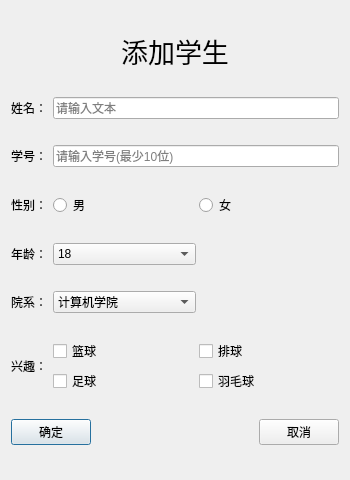
<?xml version="1.0" encoding="UTF-8"?>
<ui version="4.0">
 <class>addStu</class>
 <widget class="QDialog" name="addStu">
  <property name="geometry">
   <rect>
    <x>0</x>
    <y>0</y>
    <width>350</width>
    <height>480</height>
   </rect>
  </property>
  <property name="windowTitle">
   <string>添加学生</string>
  </property>
  <layout class="QVBoxLayout" name="verticalLayout">
   <item>
    <widget class="QLabel" name="label">
     <property name="sizePolicy">
      <sizepolicy hsizetype="Preferred" vsizetype="Fixed">
       <horstretch>0</horstretch>
       <verstretch>0</verstretch>
      </sizepolicy>
     </property>
     <property name="font">
      <font>
       <family>文泉驿微米黑</family>
       <pointsize>20</pointsize>
      </font>
     </property>
     <property name="text">
      <string>添加学生</string>
     </property>
     <property name="alignment">
      <set>Qt::AlignCenter</set>
     </property>
    </widget>
   </item>
   <item>
    <layout class="QHBoxLayout" name="horizontalLayout" stretch="1,8">
     <item>
      <widget class="QLabel" name="label_2">
       <property name="text">
        <string>姓名：</string>
       </property>
      </widget>
     </item>
     <item>
      <widget class="QLineEdit" name="le_name">
       <property name="echoMode">
        <enum>QLineEdit::Normal</enum>
       </property>
       <property name="placeholderText">
        <string>请输入文本</string>
       </property>
       <property name="clearButtonEnabled">
        <bool>false</bool>
       </property>
      </widget>
     </item>
    </layout>
   </item>
   <item>
    <layout class="QHBoxLayout" name="horizontalLayout_2" stretch="1,8">
     <item>
      <widget class="QLabel" name="label_3">
       <property name="text">
        <string>学号：</string>
       </property>
      </widget>
     </item>
     <item>
      <widget class="QLineEdit" name="le_id">
       <property name="placeholderText">
        <string>请输入学号(最少10位)</string>
       </property>
       <property name="clearButtonEnabled">
        <bool>true</bool>
       </property>
      </widget>
     </item>
    </layout>
   </item>
   <item>
    <layout class="QHBoxLayout" name="horizontalLayout_3" stretch="1,4,4">
     <item>
      <widget class="QLabel" name="label_4">
       <property name="text">
        <string>性别：</string>
       </property>
      </widget>
     </item>
     <item>
      <widget class="QRadioButton" name="rbtn_male">
       <property name="text">
        <string>男</string>
       </property>
       <attribute name="buttonGroup">
        <string notr="true">sexGroup</string>
       </attribute>
      </widget>
     </item>
     <item>
      <widget class="QRadioButton" name="rbtn_female">
       <property name="text">
        <string>女</string>
       </property>
       <attribute name="buttonGroup">
        <string notr="true">sexGroup</string>
       </attribute>
      </widget>
     </item>
    </layout>
   </item>
   <item>
    <layout class="QHBoxLayout" name="horizontalLayout_4" stretch="1,4,4">
     <item>
      <widget class="QLabel" name="label_5">
       <property name="text">
        <string>年龄：</string>
       </property>
      </widget>
     </item>
     <item>
      <widget class="QComboBox" name="cbb_age">
       <item>
        <property name="text">
         <string>18</string>
        </property>
       </item>
       <item>
        <property name="text">
         <string>19</string>
        </property>
       </item>
       <item>
        <property name="text">
         <string>20</string>
        </property>
       </item>
       <item>
        <property name="text">
         <string>21</string>
        </property>
       </item>
       <item>
        <property name="text">
         <string>22</string>
        </property>
       </item>
       <item>
        <property name="text">
         <string>23</string>
        </property>
       </item>
       <item>
        <property name="text">
         <string>24</string>
        </property>
       </item>
       <item>
        <property name="text">
         <string>25</string>
        </property>
       </item>
      </widget>
     </item>
     <item>
      <spacer name="horizontalSpacer_2">
       <property name="orientation">
        <enum>Qt::Horizontal</enum>
       </property>
       <property name="sizeHint" stdset="0">
        <size>
         <width>40</width>
         <height>20</height>
        </size>
       </property>
      </spacer>
     </item>
    </layout>
   </item>
   <item>
    <layout class="QHBoxLayout" name="horizontalLayout_5" stretch="1,4,4">
     <item>
      <widget class="QLabel" name="label_6">
       <property name="text">
        <string>院系：</string>
       </property>
      </widget>
     </item>
     <item>
      <widget class="QComboBox" name="cbb_yx">
       <property name="currentIndex">
        <number>0</number>
       </property>
       <item>
        <property name="text">
         <string>计算机学院</string>
        </property>
       </item>
       <item>
        <property name="text">
         <string>外国语学院</string>
        </property>
       </item>
       <item>
        <property name="text">
         <string>工商管理学院</string>
        </property>
       </item>
       <item>
        <property name="text">
         <string>汉语言文学院</string>
        </property>
       </item>
      </widget>
     </item>
     <item>
      <spacer name="horizontalSpacer_3">
       <property name="orientation">
        <enum>Qt::Horizontal</enum>
       </property>
       <property name="sizeHint" stdset="0">
        <size>
         <width>40</width>
         <height>20</height>
        </size>
       </property>
      </spacer>
     </item>
    </layout>
   </item>
   <item>
    <layout class="QHBoxLayout" name="horizontalLayout_6" stretch="1,8">
     <item>
      <widget class="QLabel" name="label_7">
       <property name="text">
        <string>兴趣：</string>
       </property>
      </widget>
     </item>
     <item>
      <layout class="QGridLayout" name="gridLayout">
       <item row="0" column="0">
        <widget class="QCheckBox" name="checkBox">
         <property name="text">
          <string>篮球</string>
         </property>
         <attribute name="buttonGroup">
          <string notr="true">insGroup</string>
         </attribute>
        </widget>
       </item>
       <item row="0" column="1">
        <widget class="QCheckBox" name="checkBox_2">
         <property name="text">
          <string>排球</string>
         </property>
         <attribute name="buttonGroup">
          <string notr="true">insGroup</string>
         </attribute>
        </widget>
       </item>
       <item row="1" column="0">
        <widget class="QCheckBox" name="checkBox_3">
         <property name="text">
          <string>足球</string>
         </property>
         <attribute name="buttonGroup">
          <string notr="true">insGroup</string>
         </attribute>
        </widget>
       </item>
       <item row="1" column="1">
        <widget class="QCheckBox" name="checkBox_4">
         <property name="text">
          <string>羽毛球</string>
         </property>
         <attribute name="buttonGroup">
          <string notr="true">insGroup</string>
         </attribute>
        </widget>
       </item>
      </layout>
     </item>
    </layout>
   </item>
   <item>
    <layout class="QHBoxLayout" name="horizontalLayout_7">
     <item>
      <widget class="QPushButton" name="btn_ok">
       <property name="text">
        <string>确定</string>
       </property>
      </widget>
     </item>
     <item>
      <spacer name="horizontalSpacer">
       <property name="orientation">
        <enum>Qt::Horizontal</enum>
       </property>
       <property name="sizeHint" stdset="0">
        <size>
         <width>40</width>
         <height>20</height>
        </size>
       </property>
      </spacer>
     </item>
     <item>
      <widget class="QPushButton" name="btn_cancel">
       <property name="text">
        <string>取消</string>
       </property>
      </widget>
     </item>
    </layout>
   </item>
  </layout>
 </widget>
 <resources/>
 <connections/>
 <buttongroups>
  <buttongroup name="sexGroup"/>
  <buttongroup name="insGroup">
   <property name="exclusive">
    <bool>false</bool>
   </property>
  </buttongroup>
 </buttongroups>
</ui>
